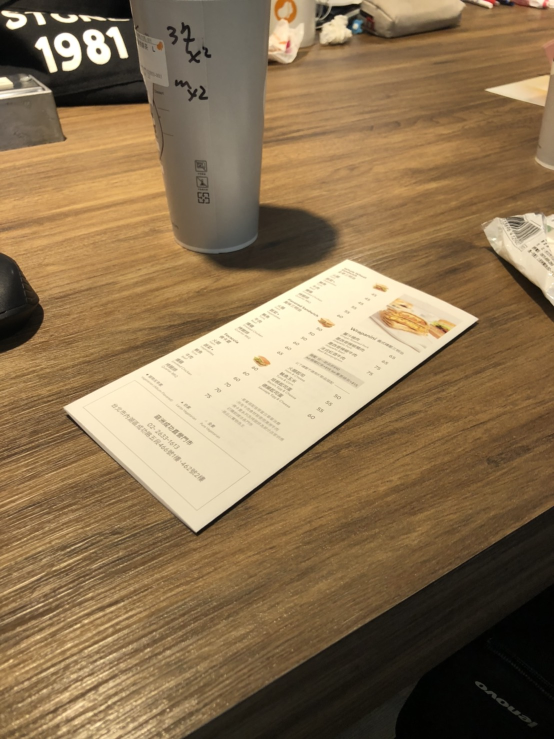
#> input picture germination/S__18505809.jpg, 1108 x 1478 px (shown at 1/2 size)
$ jupyter execute --allow-errors convert.ipynb
#> lines starting #> are read from the running program, lines starting #| are printed output that depends on the picture
[cell 1]
from imutils.perspective import four_point_transform
import cv2
import numpy as np

[cell 2]
# 圖片梯形轉正
def mouse_click(event, x, y, flags, para):
    global four_points

    if event == cv2.EVENT_LBUTTONDOWN:  # 左边鼠标点击
        four_points.append([x, y])

# filename = '20191223_DG2_1'
# image = cv2.imread("origin/" + filename + ".jpg", cv2.IMREAD_COLOR)

image = cv2.imread("S__18505809.jpg", cv2.IMREAD_COLOR)
#> image is the input picture: shape (1478, 1108, 3); mean B, G, R 82, 114.5, 138.8
four_points = []
cv2.namedWindow("img",0)
cv2.resizeWindow('img', 1477,1108)
cv2.setMouseCallback("img", mouse_click)

while True:
    cv2.imshow('img', image)
    if cv2.waitKey() == ord('q'):
#> (key q is pressed here)
        break

print(four_points)
#> (the rest of this cell did not finish here and is left out)

[cell 3]
# 圖片像素調整(硬改)

oriimg = cv2.imread("DG2_rect.jpg", cv2.IMREAD_COLOR)
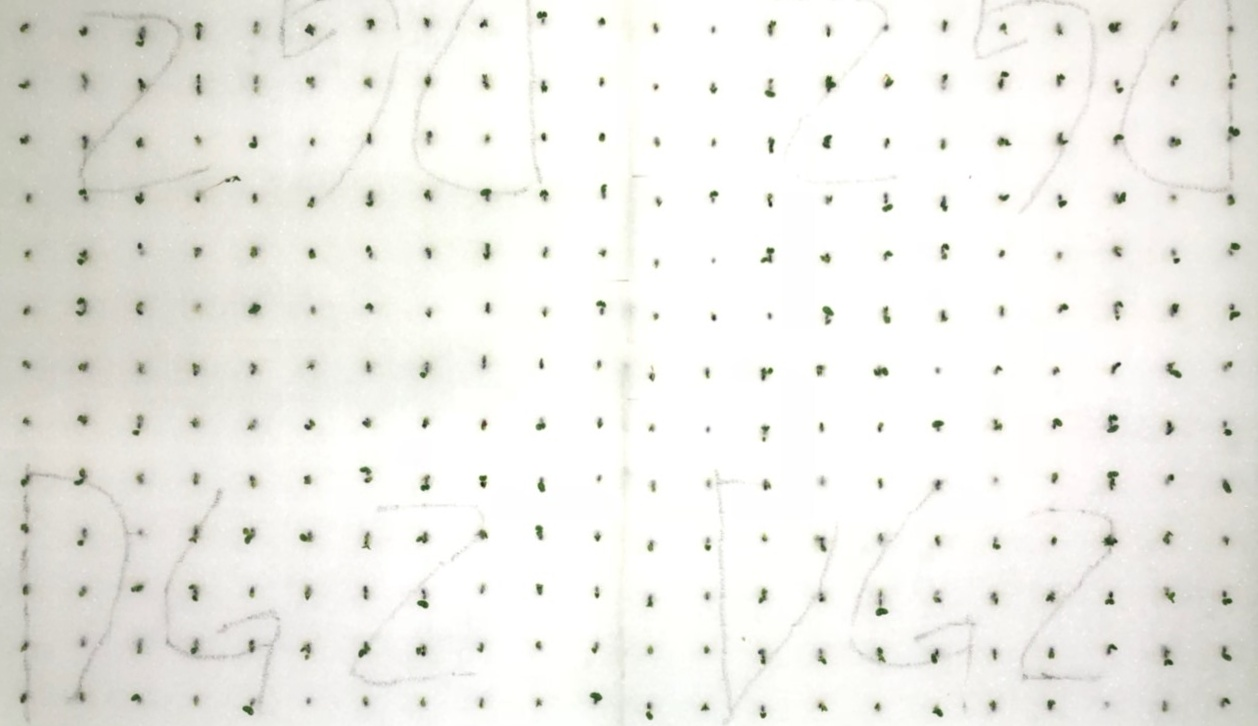
#> input picture germination/DG2_rect.jpg, 1258 x 726 px
#> oriimg is the input picture: shape (726, 1258, 3); mean B, G, R 232.7, 237.7, 238.1
'''
# [4 lines of commented-out code are left out]
'''
newimg = cv2.resize(oriimg,(2200,1400))
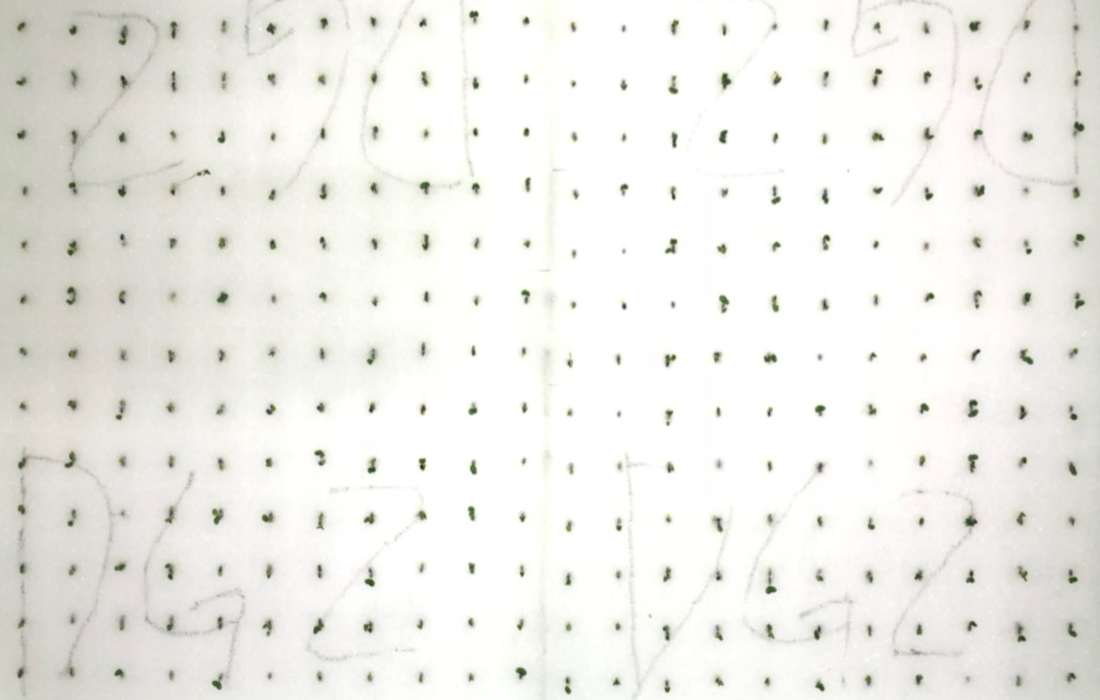
#> newimg: shape (1400, 2200, 3) (shown at 1/2 size); mean B, G, R 232.7, 237.7, 238.1
# newimg = cv2.resize(oriimg,(300,300))
print(oriimg.shape, newimg.shape)
#| (726, 1258, 3) (1400, 2200, 3)
cv2.imwrite('DG2_rect1.jpg', newimg)
cv2.imshow("Show by CV2",newimg)
cv2.waitKey(0)
